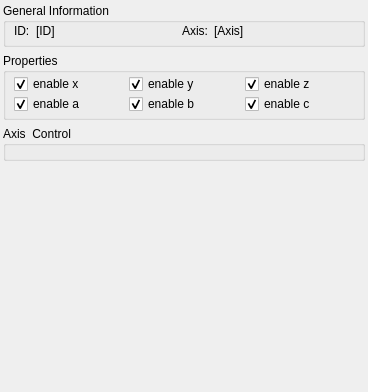
<?xml version="1.0" encoding="UTF-8"?>
<ui version="4.0">
 <class>DockWidgetDummyMotor</class>
 <widget class="QWidget" name="DockWidgetDummyMotor">
  <property name="geometry">
   <rect>
    <x>0</x>
    <y>0</y>
    <width>368</width>
    <height>392</height>
   </rect>
  </property>
  <property name="sizePolicy">
   <sizepolicy hsizetype="Preferred" vsizetype="Preferred">
    <horstretch>0</horstretch>
    <verstretch>0</verstretch>
   </sizepolicy>
  </property>
  <property name="minimumSize">
   <size>
    <width>0</width>
    <height>0</height>
   </size>
  </property>
  <property name="maximumSize">
   <size>
    <width>16777215</width>
    <height>16777215</height>
   </size>
  </property>
  <property name="windowTitle">
   <string>Form</string>
  </property>
  <layout class="QVBoxLayout" name="verticalLayout_3">
   <property name="leftMargin">
    <number>3</number>
   </property>
   <property name="topMargin">
    <number>3</number>
   </property>
   <property name="rightMargin">
    <number>3</number>
   </property>
   <property name="bottomMargin">
    <number>3</number>
   </property>
   <item>
    <widget class="QGroupBox" name="groupBoxInfo">
     <property name="sizePolicy">
      <sizepolicy hsizetype="Preferred" vsizetype="Preferred">
       <horstretch>0</horstretch>
       <verstretch>0</verstretch>
      </sizepolicy>
     </property>
     <property name="minimumSize">
      <size>
       <width>0</width>
       <height>0</height>
      </size>
     </property>
     <property name="maximumSize">
      <size>
       <width>16777215</width>
       <height>16777215</height>
      </size>
     </property>
     <property name="title">
      <string>General Information</string>
     </property>
     <layout class="QHBoxLayout" name="horizontalLayout_2">
      <property name="spacing">
       <number>6</number>
      </property>
      <property name="leftMargin">
       <number>8</number>
      </property>
      <property name="topMargin">
       <number>1</number>
      </property>
      <property name="rightMargin">
       <number>8</number>
      </property>
      <property name="bottomMargin">
       <number>6</number>
      </property>
      <item>
       <widget class="QLabel" name="label_2">
        <property name="sizePolicy">
         <sizepolicy hsizetype="Preferred" vsizetype="Preferred">
          <horstretch>0</horstretch>
          <verstretch>0</verstretch>
         </sizepolicy>
        </property>
        <property name="minimumSize">
         <size>
          <width>0</width>
          <height>0</height>
         </size>
        </property>
        <property name="maximumSize">
         <size>
          <width>16777215</width>
          <height>16777215</height>
         </size>
        </property>
        <property name="text">
         <string>ID:</string>
        </property>
       </widget>
      </item>
      <item>
       <widget class="QLabel" name="lblID">
        <property name="sizePolicy">
         <sizepolicy hsizetype="Expanding" vsizetype="Preferred">
          <horstretch>0</horstretch>
          <verstretch>0</verstretch>
         </sizepolicy>
        </property>
        <property name="minimumSize">
         <size>
          <width>0</width>
          <height>0</height>
         </size>
        </property>
        <property name="maximumSize">
         <size>
          <width>16777215</width>
          <height>16777215</height>
         </size>
        </property>
        <property name="text">
         <string>[ID]</string>
        </property>
       </widget>
      </item>
      <item>
       <widget class="QLabel" name="label_4">
        <property name="sizePolicy">
         <sizepolicy hsizetype="Preferred" vsizetype="Preferred">
          <horstretch>0</horstretch>
          <verstretch>0</verstretch>
         </sizepolicy>
        </property>
        <property name="minimumSize">
         <size>
          <width>0</width>
          <height>0</height>
         </size>
        </property>
        <property name="maximumSize">
         <size>
          <width>16777215</width>
          <height>16777215</height>
         </size>
        </property>
        <property name="text">
         <string>Axis:</string>
        </property>
       </widget>
      </item>
      <item>
       <widget class="QLabel" name="lblAxis">
        <property name="sizePolicy">
         <sizepolicy hsizetype="Expanding" vsizetype="Preferred">
          <horstretch>0</horstretch>
          <verstretch>0</verstretch>
         </sizepolicy>
        </property>
        <property name="minimumSize">
         <size>
          <width>0</width>
          <height>0</height>
         </size>
        </property>
        <property name="maximumSize">
         <size>
          <width>16777215</width>
          <height>16777215</height>
         </size>
        </property>
        <property name="text">
         <string>[Axis]</string>
        </property>
       </widget>
      </item>
     </layout>
    </widget>
   </item>
   <item>
    <widget class="QGroupBox" name="groupProperties">
     <property name="minimumSize">
      <size>
       <width>0</width>
       <height>0</height>
      </size>
     </property>
     <property name="maximumSize">
      <size>
       <width>16777215</width>
       <height>16777215</height>
      </size>
     </property>
     <property name="title">
      <string>Properties</string>
     </property>
     <layout class="QGridLayout" name="gridLayout_3">
      <property name="leftMargin">
       <number>8</number>
      </property>
      <property name="topMargin">
       <number>1</number>
      </property>
      <property name="rightMargin">
       <number>8</number>
      </property>
      <property name="bottomMargin">
       <number>3</number>
      </property>
      <property name="horizontalSpacing">
       <number>6</number>
      </property>
      <property name="verticalSpacing">
       <number>0</number>
      </property>
      <item row="0" column="0">
       <widget class="QCheckBox" name="checkBox_enablex">
        <property name="text">
         <string>enable x</string>
        </property>
        <property name="checked">
         <bool>true</bool>
        </property>
       </widget>
      </item>
      <item row="0" column="1">
       <widget class="QCheckBox" name="checkBox_enabley">
        <property name="text">
         <string>enable y</string>
        </property>
        <property name="checked">
         <bool>true</bool>
        </property>
       </widget>
      </item>
      <item row="0" column="2">
       <widget class="QCheckBox" name="checkBox_enablez">
        <property name="enabled">
         <bool>true</bool>
        </property>
        <property name="text">
         <string>enable z</string>
        </property>
        <property name="checked">
         <bool>true</bool>
        </property>
       </widget>
      </item>
      <item row="1" column="0">
       <widget class="QCheckBox" name="checkBox_enablea">
        <property name="text">
         <string>enable a</string>
        </property>
        <property name="checked">
         <bool>true</bool>
        </property>
       </widget>
      </item>
      <item row="1" column="1">
       <widget class="QCheckBox" name="checkBox_enableb">
        <property name="text">
         <string>enable b</string>
        </property>
        <property name="checked">
         <bool>true</bool>
        </property>
       </widget>
      </item>
      <item row="1" column="2">
       <widget class="QCheckBox" name="checkBox_enablec">
        <property name="enabled">
         <bool>true</bool>
        </property>
        <property name="text">
         <string>enable c</string>
        </property>
        <property name="checked">
         <bool>true</bool>
        </property>
       </widget>
      </item>
     </layout>
    </widget>
   </item>
   <item>
    <widget class="QGroupBox" name="groupAxisControl">
     <property name="title">
      <string>Axis  Control</string>
     </property>
     <layout class="QVBoxLayout" name="verticalLayout_4">
      <property name="leftMargin">
       <number>3</number>
      </property>
      <property name="topMargin">
       <number>3</number>
      </property>
      <property name="rightMargin">
       <number>3</number>
      </property>
      <item>
       <widget class="MotorAxisController" name="axisController"/>
      </item>
     </layout>
    </widget>
   </item>
   <item>
    <spacer name="verticalSpacer">
     <property name="orientation">
      <enum>Qt::Vertical</enum>
     </property>
     <property name="sizeHint" stdset="0">
      <size>
       <width>20</width>
       <height>75</height>
      </size>
     </property>
    </spacer>
   </item>
  </layout>
 </widget>
 <customwidgets>
  <customwidget>
   <class>MotorAxisController</class>
   <extends>QWidget</extends>
   <header>motorAxisController.h</header>
  </customwidget>
 </customwidgets>
 <tabstops>
  <tabstop>checkBox_enablex</tabstop>
  <tabstop>checkBox_enabley</tabstop>
  <tabstop>checkBox_enablez</tabstop>
  <tabstop>checkBox_enablea</tabstop>
  <tabstop>checkBox_enableb</tabstop>
  <tabstop>checkBox_enablec</tabstop>
 </tabstops>
 <resources/>
 <connections/>
</ui>
